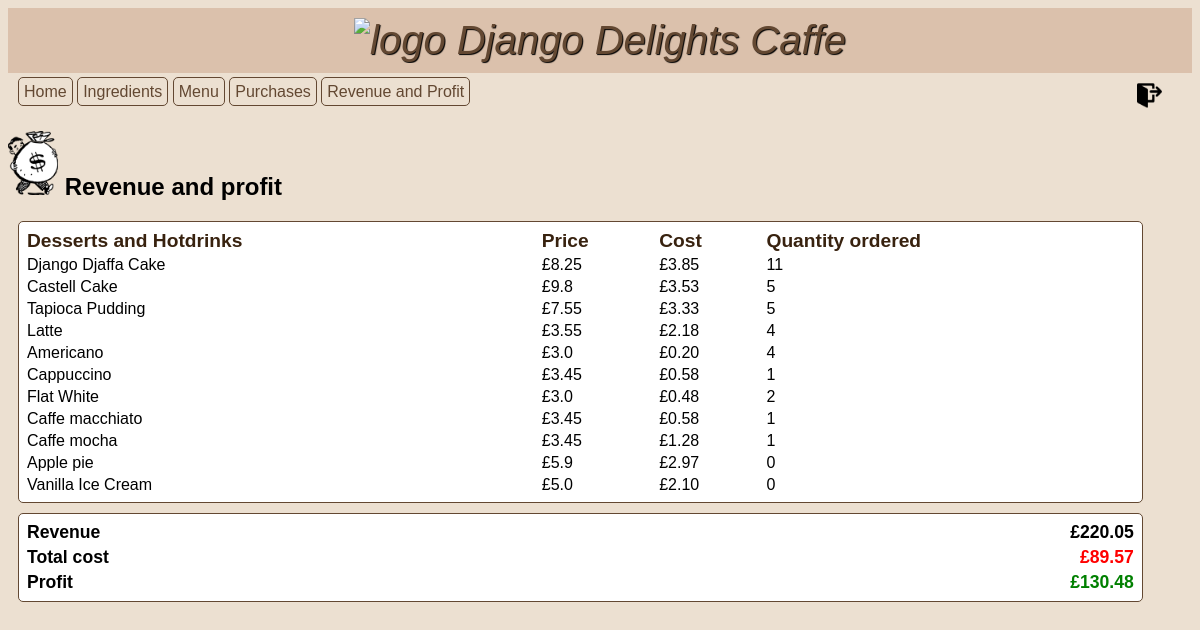
/profit (signed in), run on the app's committed database.
### inventory/models.py (models this page shows, shortened)
class MenuItem(models.Model):
    title = models.CharField(max_length=50, verbose_name="Menu Item")
    price = models.FloatField(default=0.0, verbose_name="Price")
    image = models.ImageField(null=True, blank=True, upload_to="images/")

### inventory/views.py (the view)
# urls.py: path("profit", views.ProfitView.as_view(), name="profit"),
class ProfitView(LoginRequiredMixin, TemplateView):
    template_name = "inventory/profit.html"
    def get_context_data(self, **kwargs):
        context = super().get_context_data(**kwargs)
        context["ingredients"] = Ingredient.objects.all()
        menu = MenuItem.objects.all()
        context["menu"] = menu
        context["recipes"] = RecipeRequirement.objects.all()
        context["purchases"] = Purchase.objects.all()
        revenue = Purchase.objects.aggregate(revenue=Sum("menu_item__price"))["revenue"]
        total_cost = 0
        for purchase in Purchase.objects.all():
            for recipe_requirement in purchase.menu_item.reciperequirement_set.all():
                total_cost += (
                    recipe_requirement.ingredient.unit_price
                    * recipe_requirement.quantity
                )
        context["revenue"] = revenue
        context["total_cost"] = total_cost
        context["profit"] = revenue - total_cost
        item_cost = [
            item.reciperequirement_set.aggregate(
                cost=Sum(F("quantity") * F("ingredient__unit_price"))
            )
            for item in MenuItem.objects.all()
        ]
        context["item_cost"] = item_cost
        purchase_count = [
            item.purchase_set.aggregate(total=Count("menu_item"))
            for item in MenuItem.objects.all()
        ]
        context["purchase_count"] = purchase_count
        item_report = zip(purchase_count, item_cost, menu)
        context["item_report"] = item_report
        return context

### inventory/templates/inventory/profit.html (shortened to what this page needs)
{% extends 'base.html' %} {% load static %}  {% block content %}
<h2>
  <img
    src="{% static 'inventory/profit.png' %}"
    alt="ingredient"
    width="50px"
  />
  Revenue and profit
</h2>
<table>
  <thead>
    <tr class="table-heading">
      <th>Desserts and Hotdrinks</th>
      <th>Price</th>
      <th>Cost</th>
      <th>Quantity ordered</th>
    </tr>
  </thead>
  <tbody>
    {% for purchase, item, menu_item in item_report %}
    <tr class="table-content">
      <td>{{ menu_item.title }}</td>
      <td>£{{ menu_item.price }}</td>
      <td>£{{ item.cost|floatformat:2 }}</td>
      <td>{{ purchase.total }}</td>
    </tr>
    {% endfor %}
  </tbody>
</table>
<table class="report">
  <tr>
    <td class="report-metrix">Revenue</td>
    <td id="revenue">£{{ revenue|floatformat:2 }}</td>
  </tr>
  <tr>
    <td class="report-metrix">Total cost</td>
    <td id="cost">£{{ total_cost|floatformat:2 }}</td>
  </tr>
  <tr>
    <td class="report-metrix">Profit</td>
    <td id="profit">£{{ profit|floatformat:2 }}</td>
  </tr>
</table>
{% endblock %}

### inventory/static/inventory/style.css (style rules this page uses)
body { font-family: Arial, Helvetica, sans-serif; background-color: #ece0d1; }
table { background-color: white; text-align: left; border: 1px; border-style: solid; border-color: #634832; border-radius: 5px; width: 95%; margin: 10px; padding: 5px; }
thead { color: #38220f; font-size: 1.2em; text-align: left; padding: 10px; border-style: solid; border-color: #634832; }
tbody { padding: 3px; }
.report { font-size: 1.1em; font-weight: bold; }
#revenue { text-align: right; }
#cost { color: red; text-align: right; }
#profit { color: green; text-align: right; }

### data on the page
MenuItem: title "Django Djaffa Cake", price "8.25", cost "3.85", total "11"
MenuItem: title "Castell Cake", price "9.8", cost "3.53", total "5"
MenuItem: title "Tapioca Pudding", price "7.55", cost "3.33", total "5"
MenuItem: title "Latte", price "3.55", cost "2.18", total "4"
MenuItem: title "Americano", price "3.0", cost "0.20", total "4"
MenuItem: title "Cappuccino", price "3.45", cost "0.58", total "1"
MenuItem: title "Flat White", price "3.0", cost "0.48", total "2"
MenuItem: title "Caffe macchiato", price "3.45", cost "0.58", total "1"
MenuItem: title "Caffe mocha", price "3.45", cost "1.28", total "1"
MenuItem: title "Apple pie", price "5.9", cost "2.97", total "0"
MenuItem: title "Vanilla Ice Cream", price "5.0", cost "2.10", total "0"

### other printed values
{{ revenue|floatformat:2 }} "220.05"
{{ total_cost|floatformat:2 }} "89.57"
{{ profit|floatformat:2 }} "130.48"
